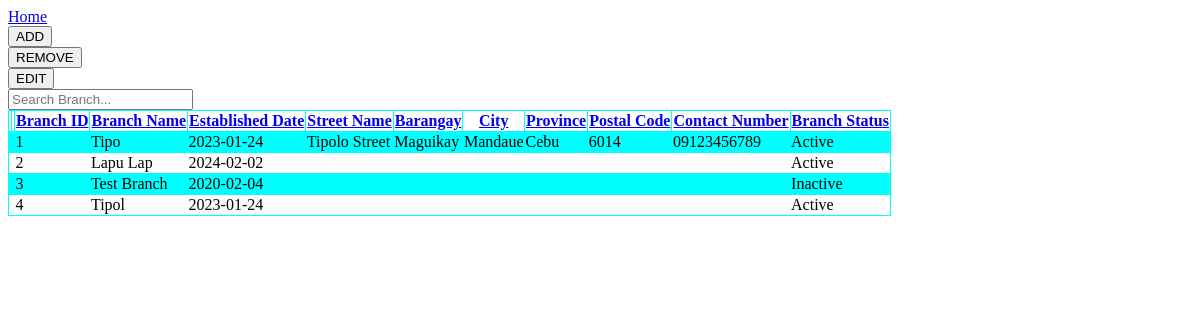
Before: /branch.php with the older database file.
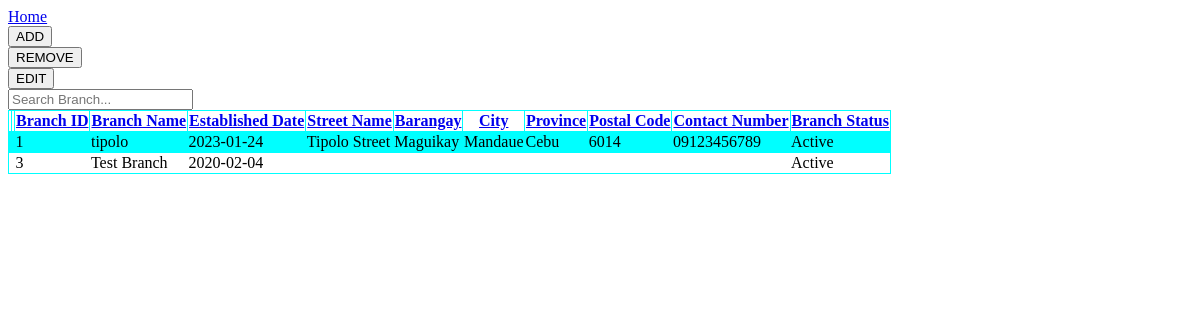
After: the same page with the newer database file.
### tables this page shows
CREATE TABLE `branch` (
  `branch_ID` int(11) NOT NULL,
  `branch_name` varchar(50) NOT NULL,
  `established_date` date DEFAULT NULL,
  `street_name` varchar(50) DEFAULT NULL,
  `barangay` varchar(50) DEFAULT NULL,
  `city` varchar(50) DEFAULT NULL,
  `province` varchar(50) DEFAULT NULL,
  `postal_code` varchar(50) DEFAULT NULL,
  `contact_number` varchar(20) DEFAULT NULL,
  `branch_status` enum('Active','Inactive') DEFAULT 'Active'
);

### branch.php (the view, shortened to what this page needs)
<!DOCTYPE html>
<html>
    <head>
    </head>
    <body>
        <a href="index.php">Home</a>
        <br>
        <button onclick="showAdd()">ADD</button>
        <form method="post">
            <button id="remover" name="removeButton" value="branch">REMOVE</button>
        </form>
        <form method="post">
            <button id="editor" name="editButton" value="branch">EDIT</button>
        </form>
        <input onkeyup="filterTable()" id="search" type="text" placeholder="Search Branch...">
        <br>
    </body>
</html>
<?php
    $conn = mysqli_connect("localhost","root","","mamaflors");
    if($conn->connect_error){
        die("ERROR". $conn->connect_error);
    }
    else{
        $sql = "SELECT * FROM branch";
        $result = $conn->query($sql);
        $row = $result->fetch_all(MYSQLI_ASSOC);
        if(sizeof($row) > 0){
            echo "
            <table id='table'>
                <tr>
                    <th></th>
                    <th></th>
                    <th><a href='?sort=branch_ID'>Branch ID</a></th>
                    <th><a href='?sort=branch_name'>Branch Name</a></th>
                    <th><a href='?sort=established_date'>Established Date</a></th>
                    <th><a href='?sort=street_name'>Street Name</a></th>
                    <th><a href='?sort=barangay'>Barangay</a></th>
                    <th><a href='?sort=city'>City</a></th>
                    <th><a href='?sort=province'>Province</a></th>
                    <th><a href='?sort=postal_code'>Postal Code</a></th>
                    <th><a href='?sort=contact_number'>Contact Number</a></th>
                    <th><a href='?sort=branch_status'>Branch Status</a></th>
                </tr>";
            for($x = 0; $x < sizeof($row); $x++){
                echo
                    "<tr>
                        <td>
                            <form method='get'>
                                <input type='hidden' value='".($row[$x]['branch_ID'])."' name='edit'>
                                <button class='edit-row' id='edit-row$x' type='submit'>EDIT</button>
                            </form>
                        </td>
                        <td>
                            <form method='get'>
                                <input type='hidden' value='".($row[$x]['branch_ID'])."' name='removeID'>
                                <input type='hidden' value='branch' name='tableName'>
                                <input type='hidden' value='branch_ID' name='columnName'>
                                <button class='remove-row' id='remove-row$x' name='remove'>Remove</button>
                            </form>
                        </td>
                        <td>".$row[$x]['branch_ID']."</td>
                        <td>".$row[$x]['branch_name']."</td>
                        <td>".$row[$x]['established_date']."</td>
                        <td>".$row[$x]['street_name']."</td>
                        <td>".$row[$x]['barangay']."</td>
                        <td>".$row[$x]['city']."</td>
                        <td>".$row[$x]['province']."</td>
                        <td>".$row[$x]['postal_code']."</td>
                        <td>".$row[$x]['contact_number']."</td>
                        <td>".$row[$x]['branch_status']."</td>
                    </tr>";
            }
            echo "</table>";
        }
        else{
            echo "DATABASE EMPTY";
        }
    }
?>

Changed rows visible on the page:
removed branch: branch_ID "2", branch_name "Lapu Lap", established_date "2024-02-02", branch_status "Active"
removed branch: branch_ID "4", branch_name "Tipol", established_date "2023-01-24", branch_status "Active"
changed branch "Tipolo Street": branch_name "Tipo" → "tipolo"
changed branch "Test Branch": branch_status "Inactive" → "Active"
